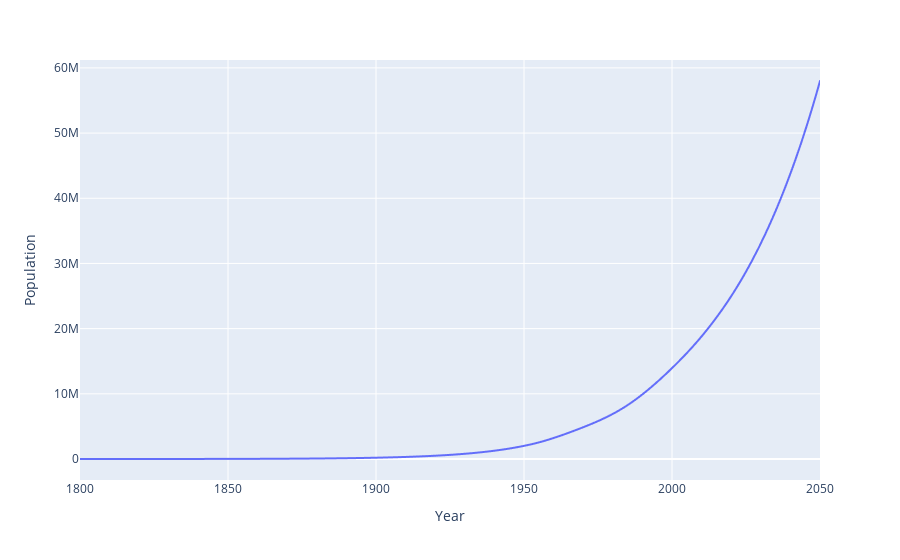

The notebook cell this image was saved under:
### Code cell
fig = px.line(
    df_0,
    x=df_0.index,
    y="population_size",
    labels={"population_size": "Population", "index": "Year"},
)
fig.show()

### Figure 1 — Plotly figure (JSON) as saved in the notebook; plotly's stock layout.template omitted (floating-point values rounded to 4 significant figures; data arrays with more than 128 entries replaced by an {"elided": "..."} marker saying what was removed)
{"data": [{"hovertemplate": "Year=%{x}<br>Population=%{y}<extra></extra>", "legendgroup": "", "line": {"color": "#636efa", "dash": "solid"}, "marker": {"symbol": "circle"}, "mode": "lines", "name": "", "showlegend": false, "type": "scattergl", "x": {"elided": "2501 float values"}, "xaxis": "x", "y": {"elided": "2501 float values"}, "yaxis": "y"}], "layout": {"legend": {"tracegroupgap": 0}, "margin": {"t": 60}, "xaxis": {"anchor": "y", "domain": [0, 1], "title": {"text": "Year"}}, "yaxis": {"anchor": "x", "domain": [0, 1], "title": {"text": "Population"}}}}
